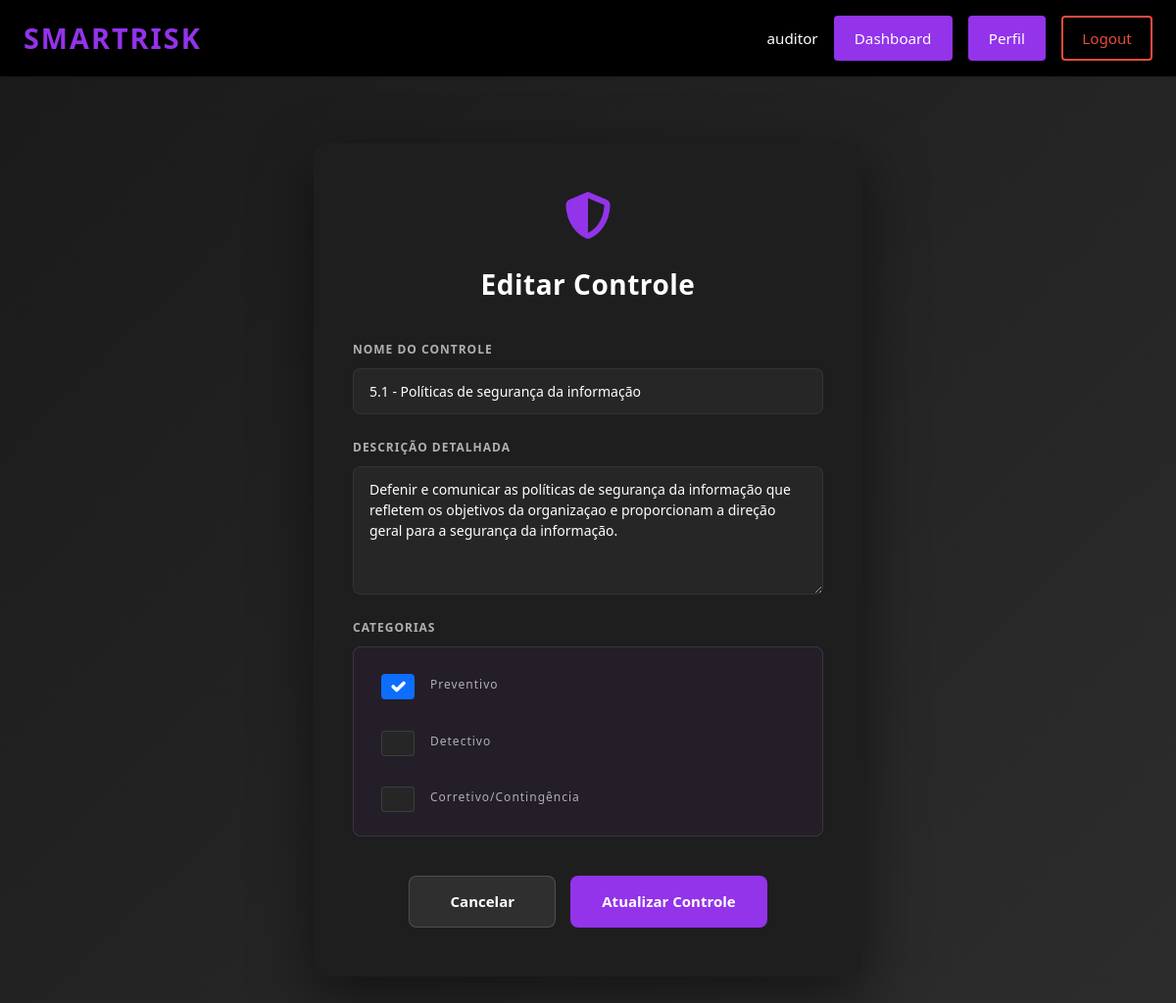
The page /editar_controle/1/ (signed in) on the database its author committed.
### ismsapp/models.py (models this page shows, shortened)
class Controle(models.Model):
    """The name or title of the control (e.g., from ISO 27001)."""
    nome = models.CharField(
        max_length=255,
        help_text="Nome ou título do controle (ex: '5.1 - Políticas de segurança da informação').",
    )
    """Detailed description of the control, including its purpose, scope, and how it should be implemented."""
    descricao = models.TextField(
        help_text="Descrição detalhada do controle: seu propósito, escopo e como deve ser implementado.",
    )
    """The categories this control belongs to (can be multiple)."""
    categorias = models.ManyToManyField(
        CategoriaControle,
        related_name="controles",
        help_text="Categorias às quais este controle pertence (Preventivo, Detectivo, ou Corretivo/Contingência).",
    )
    class Meta:
        verbose_name = "Controle"
        verbose_name_plural = "Controles"
        ordering = ["nome"]

### ismsapp/views.py (the view, shortened to what this page needs)
# urls.py: path("editar_controle/<int:controle_id>/", views.UpdateControleView.as_view(), name="editar_controle"),
class UpdateControleView(View):
    template_name = "ismsapp/editar_controle.html"
    def _check_permission(self, user):
        if not user.is_authenticated:
            return False
        user_profile = getattr(user, 'profile', None)
        if not user_profile:
            return False
        allowed_actors = [
            UserProfile.Actor.SISTEMA_ADMIN,
            UserProfile.Actor.AUDITOR
        ]
        return user_profile.actor_type in allowed_actors
    @method_decorator(login_required(login_url="login"))
    def get(self, request, controle_id=None, *args, **kwargs):
        if not self._check_permission(request.user):
            return redirect('dashboard')
        from .models import Controle
        from .forms import CadastroControleForm
        if not controle_id:
            return redirect('lista_controles')
        try:
            controle = Controle.objects.get(id=controle_id)
        except Controle.DoesNotExist:
            messages.error(request, "Controle não encontrado.")
            return redirect('lista_controles')
        form = CadastroControleForm(instance=controle)
        contexto = {
            'form': form,
            'controle': controle,
            'controle_id': controle_id,
            'page_title': f'Editar Controle: {controle.nome}',
        }
        return render(request, self.template_name, contexto)

### ismsapp/forms.py
class CadastroControleForm(forms.ModelForm):
    class Meta:
        model = Controle
        fields = ['nome', 'descricao', 'categorias']
        labels = {
            'nome': 'Nome do Controle',
            'descricao': 'Descrição Detalhada',
            'categorias': 'Categorias'
        }
        widgets = {
            'nome': forms.TextInput(attrs={
                'class': 'form-control',
                'placeholder': 'Ex: 5.1 - Políticas de segurança da informação',
                'maxlength': '255'
            }),
            'descricao': forms.Textarea(attrs={
                'class': 'form-control',
                'placeholder': 'Descreva o propósito, escopo e como o controle deve ser implementado...',
                'rows': 5
            }),
            'categorias': forms.CheckboxSelectMultiple(attrs={
                'class': 'form-check-input'
            })
        }
    def __init__(self, *args, **kwargs):
        super().__init__(*args, **kwargs)
        self.fields['nome'].required = True
        self.fields['descricao'].required = True
        self.fields['categorias'].required = True

### ismsapp/models.py (called while the page is built)
    def __str__(self):
        return self.get_tipo_display()

### ismsapp/templates/ismsapp/editar_controle.html (shortened to what this page needs)
{% extends "ismsapp/base.html" %}
{% load static %}
{% block extra_css %}
    <link href="https://cdn.jsdelivr.net/npm/bootstrap@5.3.0/dist/css/bootstrap.min.css" rel="stylesheet">
    <link href="https://cdnjs.cloudflare.com/ajax/libs/font-awesome/6.4.0/css/all.min.css" rel="stylesheet">
    <link href="{% static 'css/ismsapp/editar_controle.css' %}" rel="stylesheet">
{% endblock %}
{% block content %}
    <div class="cadastro-container">
        <div class="cadastro-card">
            <div class="icon-wrapper">
                <i class="fas fa-shield-alt"></i>
            </div>
            <h1>Editar Controle</h1>
            <form method="post" class="cadastro-form">
                <div class="form-group">
                    <label for="{{ form.nome.id_for_label }}">Nome do Controle</label>
                    {{ form.nome }}
                </div>
                <div class="form-group">
                    <label for="{{ form.descricao.id_for_label }}">Descrição Detalhada</label>
                    {{ form.descricao }}
                </div>
                <div class="form-group">
                    <label>Categorias</label>
                    <div class="categorias-container">
                        {% for checkbox in form.categorias %}
                            <div class="categoria-checkbox">
                                {{ checkbox }}
                            </div>
                        {% endfor %}
                    </div>
                </div>
                <div class="form-buttons">
                    <a href="{% url 'lista_controles' %}" class="btn btn-cancel">Cancelar</a>
                    <button type="submit" class="btn btn-confirm">Atualizar Controle</button>
                </div>
            </form>
        </div>
    </div>
{% endblock %}

### ismsapp/templates/ismsapp/base.html (shortened to what this page needs)
{% load static %}
<!DOCTYPE html>
<html lang="en">
<head>
    <link rel="stylesheet" href="{% static 'css/ismsapp/header.css' %}">
    {% block extra_css %}{% endblock %}
</head>
<body>
    <header class="isms-header">
        <div class="header-container">
            <a href="{% url 'home' %}" class="header-logo">
                <span class="logo-text">SmartRisk</span>
            </a>
            <nav class="header-nav">
                {% if user.is_authenticated %}
                    <div class="nav-user">
                        <span class="username">{{ user.username }}</span>
                        <a href="{% url 'dashboard' %}" class="nav-button dashboard-button">
                            Dashboard
                        </a>
                        <a href="{% url 'profile' %}" class="nav-button profile-button">
                            Perfil
                        </a>
                        <a href="{% url 'logout' %}" class="nav-button logout-button">
                            Logout
                        </a>
                    </div>
                {% endif %}
            </nav>
        </div>
    </header>
    <main class="main-content">
        {% block content %}{% endblock %}
    </main>
</body>
</html>

### ismsapp/static/css/ismsapp/header.css (style rules this page uses)
.isms-header { background-color: #000000; color: white; padding: 1rem 0; box-shadow: 0 2px 4px rgba(0, 0, 0, 0.1); position: sticky; top: 0; z-index: 100; }
.header-container { max-width: 1200px; margin: 0 auto; padding: 0 1.5rem; display: flex; justify-content: space-between; align-items: center; }
.header-logo { text-decoration: none; color: white; display: flex; align-items: center; gap: 0.5rem; }
.logo-text { font-size: 1.8rem; font-weight: 700; letter-spacing: 2px; color: #9333ea; text-transform: uppercase; transition: color 0.3s ease; }
.header-nav { display: flex; align-items: center; gap: 1rem; }
.nav-user, .nav-auth { display: flex; align-items: center; gap: 1rem; }
.username { font-size: 0.95rem; color: #ffffff; font-weight: 500; padding: 0; background-color: transparent; }
.nav-button { padding: 0.6rem 1.2rem; border-radius: 4px; text-decoration: none; font-size: 0.95rem; font-weight: 500; transition: all 0.3s ease; cursor: pointer; border: none; display: inline-block; }
.profile-button { background-color: #9333ea; color: white; border: 2px solid #9333ea; }
.dashboard-button { background-color: #9333ea; color: white; border: 2px solid #9333ea; }
.logout-button { background-color: transparent; color: #e74c3c; border: 2px solid #e74c3c; }
.main-content { max-width: 1200px; margin: 2rem auto; padding: 0 1.5rem; }

### ismsapp/static/css/ismsapp/editar_controle.css (style rules this page uses)
*, *::before, *::after { box-sizing: border-box; margin: 0; padding: 0; }
:root { --bg-page: #1a1a1a; --bg-card: #1e1e1e; --bg-input: rgba(40, 40, 40, 0.95); --bg-input-hover: rgba(50, 50, 50, 0.8); --border: rgba(255, 255, 255, 0.15); --border-soft: rgba(255, 255, 255, 0.1); --text-primary: #ffffff; --text-secondary: #b0b0b0; --text-muted: #808080; --purple: #9333ea; }
body { background: linear-gradient(135deg, #1a1a1a 0%, #2d2d2d 100%); min-height: 100vh; font-family: 'Segoe UI', Tahoma, Geneva, Verdana, sans-serif; }
.cadastro-container { width: 100%; max-width: 600px; padding: 20px; margin: 3rem auto; }
.cadastro-card { background: rgba(30, 30, 30, 0.95); border-radius: 15px; padding: 50px 40px; box-shadow: 0 20px 60px rgba(0, 0, 0, 0.5); text-align: center; }
.icon-wrapper { margin-bottom: 30px; }
.icon-wrapper i { font-size: 48px; color: #9333ea; }
.cadastro-card h1 { color: #ffffff; font-size: 28px; font-weight: 600; margin-bottom: 40px; letter-spacing: 0.5px; }
.form-group { margin-bottom: 25px; text-align: left; }
.form-group label { color: #b0b0b0; font-size: 12px; font-weight: 600; text-transform: uppercase; letter-spacing: 1px; display: block; margin-bottom: 10px; }
.form-group input, .form-group select, .form-group textarea { width: 100%; padding: 12px 16px; background-color: var(--bg-input); border: 1.5px solid var(--border-soft); border-radius: 8px; color: #ffffff; font-size: 14px; font-family: inherit; transition: all 0.3s ease; resize: vertical; }
.form-group input::placeholder, .form-group textarea::placeholder { color: rgba(255, 255, 255, 0.5); }
.form-group textarea { min-height: 120px; line-height: 1.5; }
.categorias-container { display: flex; flex-direction: column; gap: 0.75rem; padding: 1rem; background-color: rgba(147, 51, 234, 0.05); border: 1.5px solid var(--border-soft); border-radius: 8px; margin: 0.5rem 0; }
.categoria-checkbox { display: flex; align-items: center; gap: 0.5rem; margin: 0; padding: 0.5rem 0.75rem; border-radius: 6px; cursor: pointer; transition: background-color 0.15s ease; }
.categoria-checkbox input[type="checkbox"] { margin-right: 0.5rem; cursor: pointer; transition: all 0.15s ease; }
.categoria-checkbox label { display: flex; align-items: center; gap: 0.5rem; margin: 0; padding: 0; cursor: pointer; font-weight: 400; color: var(--text-secondary); text-transform: none; text-align: left; }
.form-buttons { display: flex; gap: 15px; margin-top: 40px; justify-content: center; }
.btn { padding: 14px 32px; font-size: 15px; font-weight: 600; border: none; border-radius: 8px; cursor: pointer; transition: all 0.3s ease; text-decoration: none; display: inline-block; text-align: center; min-width: 150px; }
.btn-cancel { background: rgba(255, 255, 255, 0.08); color: #ffffff; border: 1px solid rgba(255, 255, 255, 0.15); }
.btn-confirm { background: #9333ea; color: #ffffff; }

### rows shown on the page
Controle: nome "5.1 - Políticas de segurança da informação", descricao "Defenir e comunicar as políticas de segurança da informação que refletem os objetivos da organizaçao e proporcionam a direção geral para a segurança da informação."

### other values the page prints
{{ user.username }} "auditor"
